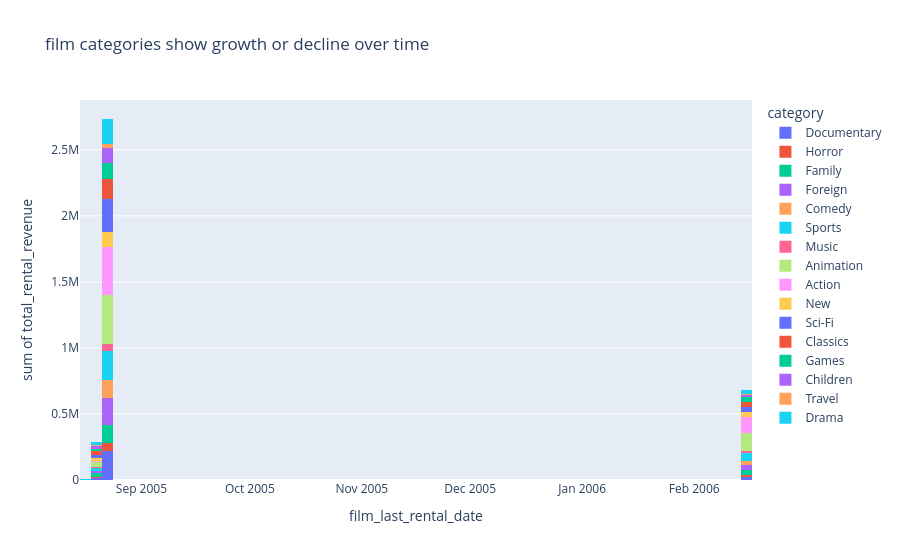

Source (notebook cell):
### Code cell
category_trend = df.groupby('category')['total_rental_revenue'].sum()
fig6=px.histogram(
    df,
    x='film_last_rental_date',
    y='total_rental_revenue',
    color='category',
    title='film categories show growth or decline over time'
).show()

### Figure 1 — Plotly figure (JSON) as saved in the notebook; plotly's stock layout.template omitted (floating-point values rounded to 4 significant figures; data arrays with more than 128 entries replaced by an {"elided": "..."} marker saying what was removed)
{"data": [{"bingroup": "x", "histfunc": "sum", "hovertemplate": "category=Documentary<br>film_last_rental_date=%{x}<br>sum of total_rental_revenue=%{y}<extra></extra>", "legendgroup": "Documentary", "marker": {"color": "#636efa", "pattern": {"shape": ""}}, "name": "Documentary", "orientation": "v", "showlegend": true, "type": "histogram", "x": {"elided": "2646 str values"}, "xaxis": "x", "y": {"elided": "2646 float values"}, "yaxis": "y"}, {"bingroup": "x", "histfunc": "sum", "hovertemplate": "category=Horror<br>film_last_rental_date=%{x}<br>sum of total_rental_revenue=%{y}<extra></extra>", "legendgroup": "Horror", "marker": {"color": "#EF553B", "pattern": {"shape": ""}}, "name": "Horror", "orientation": "v", "showlegend": true, "type": "histogram", "x": {"elided": "848 str values"}, "xaxis": "x", "y": {"elided": "848 float values"}, "yaxis": "y"}, {"bingroup": "x", "histfunc": "sum", "hovertemplate": "category=Family<br>film_last_rental_date=%{x}<br>sum of total_rental_revenue=%{y}<extra></extra>", "legendgroup": "Family", "marker": {"color": "#00cc96", "pattern": {"shape": ""}}, "name": "Family", "orientation": "v", "showlegend": true, "type": "histogram", "x": {"elided": "1943 str values"}, "xaxis": "x", "y": {"elided": "1943 float values"}, "yaxis": "y"}, {"bingroup": "x", "histfunc": "sum", "hovertemplate": "category=Foreign<br>film_last_rental_date=%{x}<br>sum of total_rental_revenue=%{y}<extra></extra>", "legendgroup": "Foreign", "marker": {"color": "#ab63fa", "pattern": {"shape": ""}}, "name": "Foreign", "orientation": "v", "showlegend": true, "type": "histogram", "x": {"elided": "2546 str values"}, "xaxis": "x", "y": {"elided": "2546 float values"}, "yaxis": "y"}, {"bingroup": "x", "histfunc": "sum", "hovertemplate": "category=Comedy<br>film_last_rental_date=%{x}<br>sum of total_rental_revenue=%{y}<extra></extra>", "legendgroup": "Comedy", "marker": {"color": "#FFA15A", "pattern": {"shape": ""}}, "name": "Comedy", "orientation": "v", "showlegend": true, "type": "histogram", "x": {"elided": "1624 str values"}, "xaxis": "x", "y": {"elided": "1624 float values"}, "yaxis": "y"}, {"bingroup": "x", "histfunc": "sum", "hovertemplate": "category=Sports<br>film_last_rental_date=%{x}<br>sum of total_rental_revenue=%{y}<extra></extra>", "legendgroup": "Sports", "marker": {"color": "#19d3f3", "pattern": {"shape": ""}}, "name": "Sports", "orientation": "v", "showlegend": true, "type": "histogram", "x": {"elided": "2993 str values"}, "xaxis": "x", "y": {"elided": "2993 float values"}, "yaxis": "y"}, {"bingroup": "x", "histfunc": "sum", "hovertemplate": "category=Music<br>film_last_rental_date=%{x}<br>sum of total_rental_revenue=%{y}<extra></extra>", "legendgroup": "Music", "marker": {"color": "#FF6692", "pattern": {"shape": ""}}, "name": "Music", "orientation": "v", "showlegend": true, "type": "histogram", "x": {"elided": "714 str values"}, "xaxis": "x", "y": {"elided": "714 float values"}, "yaxis": "y"}, {"bingroup": "x", "histfunc": "sum", "hovertemplate": "category=Animation<br>film_last_rental_date=%{x}<br>sum of total_rental_revenue=%{y}<extra></extra>", "legendgroup": "Animation", "marker": {"color": "#B6E880", "pattern": {"shape": ""}}, "name": "Animation", "orientation": "v", "showlegend": true, "type": "histogram", "x": {"elided": "5248 str values"}, "xaxis": "x", "y": {"elided": "5248 float values"}, "yaxis": "y"}, {"bingroup": "x", "histfunc": "sum", "hovertemplate": "category=Action<br>film_last_rental_date=%{x}<br>sum of total_rental_revenue=%{y}<extra></extra>", "legendgroup": "Action", "marker": {"color": "#FF97FF", "pattern": {"shape": ""}}, "name": "Action", "orientation": "v", "showlegend": true, "type": "histogram", "x": {"elided": "4758 str values"}, "xaxis": "x", "y": {"elided": "4758 float values"}, "yaxis": "y"}, {"bingroup": "x", "histfunc": "sum", "hovertemplate": "category=New<br>film_last_rental_date=%{x}<br>sum of total_rental_revenue=%{y}<extra></extra>", "legendgroup": "New", "marker": {"color": "#FECB52", "pattern": {"shape": ""}}, "name": "New", "orientation": "v", "showlegend": true, "type": "histogram", "x": {"elided": "1620 str values"}, "xaxis": "x", "y": {"elided": "1620 float values"}, "yaxis": "y"}, {"bingroup": "x", "histfunc": "sum", "hovertemplate": "category=Sci-Fi<br>film_last_rental_date=%{x}<br>sum of total_rental_revenue=%{y}<extra></extra>", "legendgroup": "Sci-Fi", "marker": {"color": "#636efa", "pattern": {"shape": ""}}, "name": "Sci-Fi", "orientation": "v", "showlegend": true, "type": "histogram", "x": {"elided": "3068 str values"}, "xaxis": "x", "y": {"elided": "3068 float values"}, "yaxis": "y"}, {"bingroup": "x", "histfunc": "sum", "hovertemplate": "category=Classics<br>film_last_rental_date=%{x}<br>sum of total_rental_revenue=%{y}<extra></extra>", "legendgroup": "Classics", "marker": {"color": "#EF553B", "pattern": {"shape": ""}}, "name": "Classics", "orientation": "v", "showlegend": true, "type": "histogram", "x": {"elided": "2052 str values"}, "xaxis": "x", "y": {"elided": "2052 float values"}, "yaxis": "y"}, {"bingroup": "x", "histfunc": "sum", "hovertemplate": "category=Games<br>film_last_rental_date=%{x}<br>sum of total_rental_revenue=%{y}<extra></extra>", "legendgroup": "Games", "marker": {"color": "#00cc96", "pattern": {"shape": ""}}, "name": "Games", "orientation": "v", "showlegend": true, "type": "histogram", "x": {"elided": "1682 str values"}, "xaxis": "x", "y": {"elided": "1682 float values"}, "yaxis": "y"}, {"bingroup": "x", "histfunc": "sum", "hovertemplate": "category=Children<br>film_last_rental_date=%{x}<br>sum of total_rental_revenue=%{y}<extra></extra>", "legendgroup": "Children", "marker": {"color": "#ab63fa", "pattern": {"shape": ""}}, "name": "Children", "orientation": "v", "showlegend": true, "type": "histogram", "x": {"elided": "1508 str values"}, "xaxis": "x", "y": {"elided": "1508 float values"}, "yaxis": "y"}, {"bingroup": "x", "histfunc": "sum", "hovertemplate": "category=Travel<br>film_last_rental_date=%{x}<br>sum of total_rental_revenue=%{y}<extra></extra>", "legendgroup": "Travel", "marker": {"color": "#FFA15A", "pattern": {"shape": ""}}, "name": "Travel", "orientation": "v", "showlegend": true, "type": "histogram", "x": {"elided": "530 str values"}, "xaxis": "x", "y": {"elided": "530 float values"}, "yaxis": "y"}, {"bingroup": "x", "histfunc": "sum", "hovertemplate": "category=Drama<br>film_last_rental_date=%{x}<br>sum of total_rental_revenue=%{y}<extra></extra>", "legendgroup": "Drama", "marker": {"color": "#19d3f3", "pattern": {"shape": ""}}, "name": "Drama", "orientation": "v", "showlegend": true, "type": "histogram", "x": {"elided": "2379 str values"}, "xaxis": "x", "y": {"elided": "2379 float values"}, "yaxis": "y"}], "layout": {"barmode": "relative", "legend": {"title": {"text": "category"}, "tracegroupgap": 0}, "title": {"text": "film categories show growth or decline over time"}, "xaxis": {"anchor": "y", "domain": [0, 1], "title": {"text": "film_last_rental_date"}}, "yaxis": {"anchor": "x", "domain": [0, 1], "title": {"text": "sum of total_rental_revenue"}}}}
